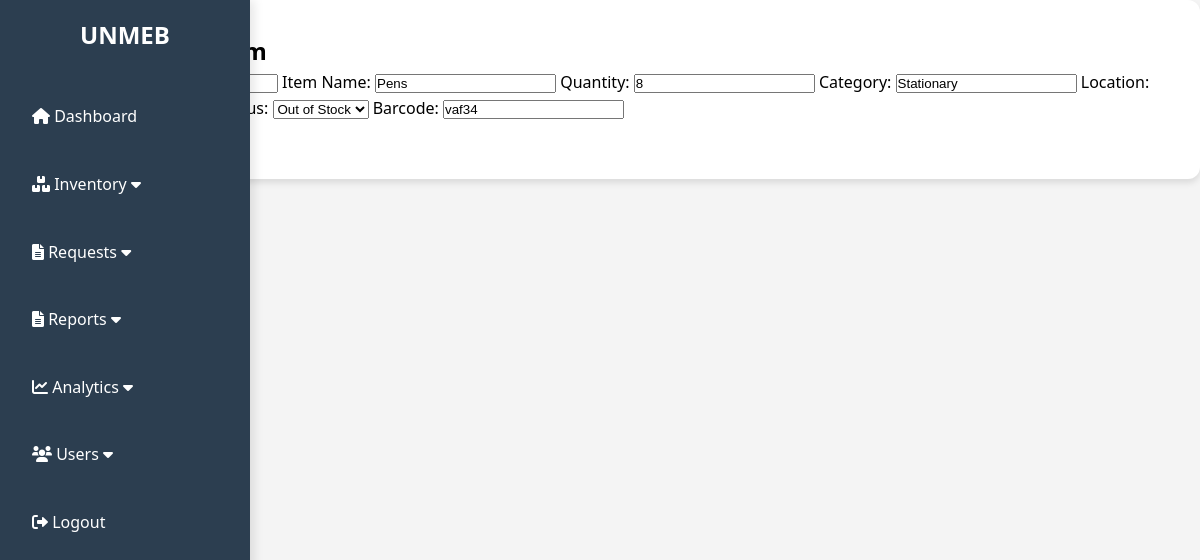
The page /edit_inventory.php?item_id=2 (signed in) on the database its author committed.
### tables this page shows
CREATE TABLE `inventory` (
  `item_id` int(11) NOT NULL,
  `item_name` varchar(255) NOT NULL,
  `quantity` int(11) NOT NULL,
  `category` varchar(50) NOT NULL,
  `location` varchar(255) NOT NULL,
  `status` varchar(255) NOT NULL,
  `barcode` varchar(255) NOT NULL,
  `start_date` timestamp NOT NULL DEFAULT current_timestamp() ON UPDATE current_timestamp(),
  `end_date` timestamp NOT NULL DEFAULT '0000-00-00 00:00:00',
  `last_updated` datetime DEFAULT NULL
);

### edit_inventory.php (the view, shortened to what this page needs)
<?php
$conn = new mysqli('localhost', 'root', '', 'unmebims');
$item_id = intval($_GET['item_id']);
$sql = "SELECT * FROM inventory WHERE item_id = ?";
$stmt = $conn->prepare($sql);
$stmt->bind_param("i", $item_id);
$stmt->execute();
$result = $stmt->get_result();
$item = $result->fetch_assoc();
?>
<!DOCTYPE html>
<html lang="en">
<head>
    <link rel="stylesheet" href="styles.css">
    <link rel="stylesheet" href="https://cdnjs.cloudflare.com/ajax/libs/font-awesome/6.0.0-beta3/css/all.min.css">
</head>
<body>
<?php include 'sidebar.php'; ?>
    <div class="container">
        <h2>Edit Inventory Item</h2>
        <form method="POST" action="edit_inventory.php">
            <label>Item ID:</label>
            <label>Item Name:</label>
            <input type="text" name="item_name" value="<?= htmlspecialchars($item['item_name']) ?>" required>
            <label>Quantity:</label>
            <input type="number" name="quantity" value="<?= htmlspecialchars($item['quantity']) ?>" required>
            <label>Category:</label>
            <input type="text" name="category" value="<?= htmlspecialchars($item['category']) ?>" required>
            <label>Location:</label>
            <label>Status:</label>
            <select name="status" required>
                <option value="Out of Stock" <?= $item['status'] == 'Out of Stock' ? 'selected' : '' ?>>Out of Stock</option>
            </select>
            <label>Barcode:</label>
            <input type="text" name="barcode" value="<?= htmlspecialchars($item['barcode']) ?>" required>
            <div class="btn-container">
                <button type="submit">Update Item</button>
                <a href="inventory.php"><button type="button">Cancel</button></a>
            </div>
        </form>
    </div>
</body>
</html>

### edit_inventory.php (style rules this page uses)
:root { --primary-color: #2c3e50; --secondary-color: #34495e; --accent-color: #3498db; --error-color: #e74c3c; --success-color: #27ae60; --neutral-color: #f4f4f4; }
* { margin: 0; padding: 0; box-sizing: border-box; }
body { font-family: 'Segoe UI', sans-serif; background: var(--neutral-color); line-height: 1.6; }
.container { max-width: 1200px; margin: 0 auto; background: white; border-radius: 12px; box-shadow: 0 4px 6px rgba(0, 0, 0, 0.1); padding: 2rem; }

### rows shown on the page
inventory: item_name "Pens", quantity "8", category "Stationary", status "Out of Stock", barcode "vaf34"

### other values the page prints
$xml->header->title "UNMEB"
$element->label "Dashboard"
$element->label "Inventory"
$element->label "Requests"
$element->label "Reports"
$element->label "Analytics"
$element->label "Users"
$element->label "Logout"
